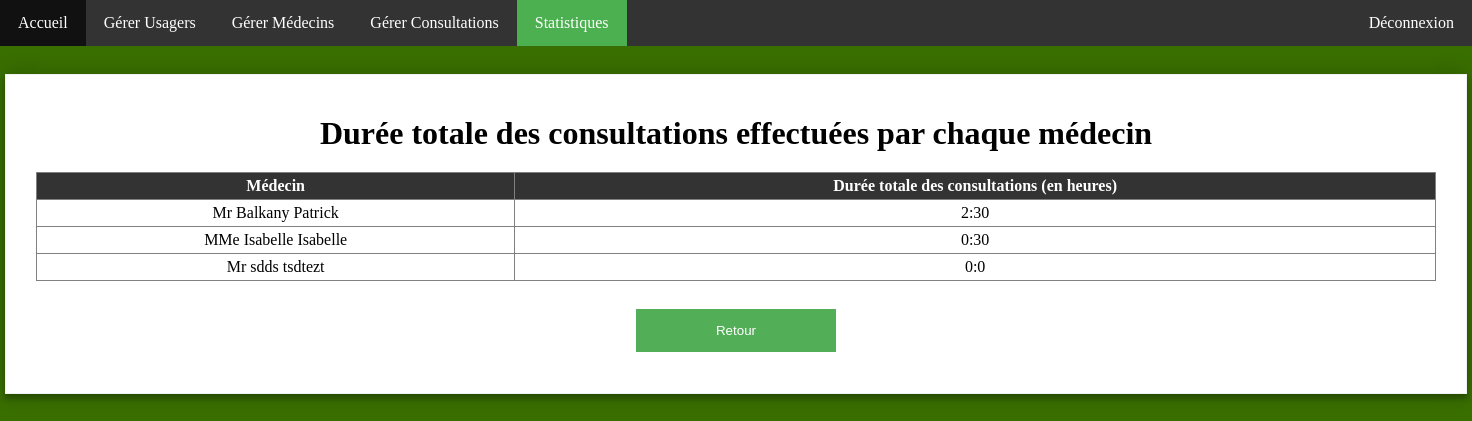
/pages/Statistique/consultation_statistique.php (signed in), run on the app's committed database.
### tables this page shows
CREATE TABLE `Medecin` (
  `ID` int(11) NOT NULL,
  `Civilite` varchar(3) NOT NULL,
  `Nom` varchar(50) NOT NULL,
  `Prenom` varchar(50) NOT NULL
);

CREATE TABLE `RendezVous` (
  `Date_RDV` date NOT NULL,
  `Heure` time NOT NULL,
  `Id_Usager` int(11) NOT NULL,
  `Id_Medecin` varchar(50) NOT NULL,
  `Duree` smallint(6) NOT NULL
);

### pages/Statistique/consultation_statistique.php (the view, shortened to what this page needs)
<html>
	<head>
        <link rel="stylesheet" href="../../assets/style.css" />
	</head>
	<body>
		<ul class="Menu">
			<li id="Bouton"><a href="../../index.php">Accueil</a></li>
			<li id="Bouton"><a href="../Usager.php">Gérer Usagers</a></li>
			<li id="Bouton"><a href="../Medecin.php">Gérer Médecins</a></li>
			<li id="Bouton"><a href="../Consultation.php">Gérer Consultations</a></li>
			<li id="Bouton"><a href="../Statistique.php" class="active">Statistiques</a></li>
			<li id="Bouton" style="float:right"><a href="#">Déconnexion</a></li>
		</ul>
		<div id="grande_boite">
			<h1>Durée totale des consultations effectuées par chaque médecin</h1>
			<table id="tableau">
				<tr>
					<th scope="col">Médecin</th>
					<th scope="col">Durée totale des consultations (en heures)</th>
				</tr>
		<?php
            require('../PHP/db.php');
			function heure_totale($temps){
				$heure=0;
				while($temps>=60){
					$temps-=60;
					$heure+=1;
				}
				return $heure . ":" . $temps;
			}
			$requete = $linkpdo->prepare('SELECT Nom,Prenom,Civilite FROM Medecin');
			$requete->execute(array());
			while($data = $requete->fetch()){
				$medecin = $data[2] ." " . $data[0] . " " . $data[1];
				echo("<tr>
					<td>$medecin</td>
				");
				$requete_medecin = $linkpdo->prepare('SELECT ID FROM Medecin WHERE Civilite = ? AND Nom = ? AND Prenom = ?');
				$requete_medecin->execute(array($data[2], $data[0], $data[1]));
				while($data_m = $requete_medecin->fetch()){
						$id=$data_m[0];
				}
				$requete_medecin1 = $linkpdo->prepare('SELECT Duree FROM RendezVous WHERE Id_Medecin = ?');
				$requete_medecin1->execute(array($id));
				$temps_en_minutes = 0;
				while($data_m1 = $requete_medecin1->fetch()){
					$temps_en_minutes+=$data_m1[0];
				}
				echo("<td>".heure_totale($temps_en_minutes)."</td>
				</tr>");
			}
		?>
			</table>
			<table id="recherche">
				<tr>
					<td><button id="retour" onclick="window.location.href = '../Statistique.php';">Retour</button></td>
				</tr>
			</table>
        </div>
	</body>
</html>

### assets/style.css (style rules this page uses)
.Menu { list-style-type: none; margin: 0px; padding: 0px; overflow: hidden; background-color: #333; position: fixed; top: 0px; width: 100%; }
#Bouton { float: left; }
#Bouton a { display: block; color: white; text-align: center; padding: 14px 18px; text-decoration: none; }
.active { background-color: #4CAF50; }
body { margin: 0; background-color: #396E00; font-family: Cambria, "Hoefler Text", "Liberation Serif", Times, "Times New Roman", "serif"; }
#grande_boite { width: 1400px; margin: 0px auto; margin-top: 5%; padding: 30px; border: 1px solid #f1f1f1; background: #fff; box-shadow: 0px 0px 20px 0px rgba(0, 0, 0, 0.2), 0px 5px 5px 0 rgba(0, 0, 0, 0.24); }
#grande_boite h1 { margin: 10px auto; padding-bottom: 10px; text-align: center; }
button { background-color: #53af57; color: white; padding: 14px 40px; margin: 8px 0px; border: none; cursor: pointer; width: 100%; }
#retour { margin-top: 25px; width: 200px; }
#tableau { border-collapse: collapse; width: 100%; max-width: 1400px; min-width: 700px; text-align: center; }
#tableau, #tableau th, #tableau td { border: 1px solid gray; }
#tableau th, #tableau td { height: 24px; padding:4px; vertical-align:middle; }
#tableau th { background: #333; font-weight: bold; color: white; }
#recherche { width: 1400px; text-align: center; }

### data on the page
medecin: medecin "Mr Balkany Patrick", temps_en_minutes "2:30"
medecin: medecin "MMe Isabelle Isabelle", rendezvous.Duree "0:30"
medecin: medecin "Mr sdds tsdtezt", temps_en_minutes "0:0"
